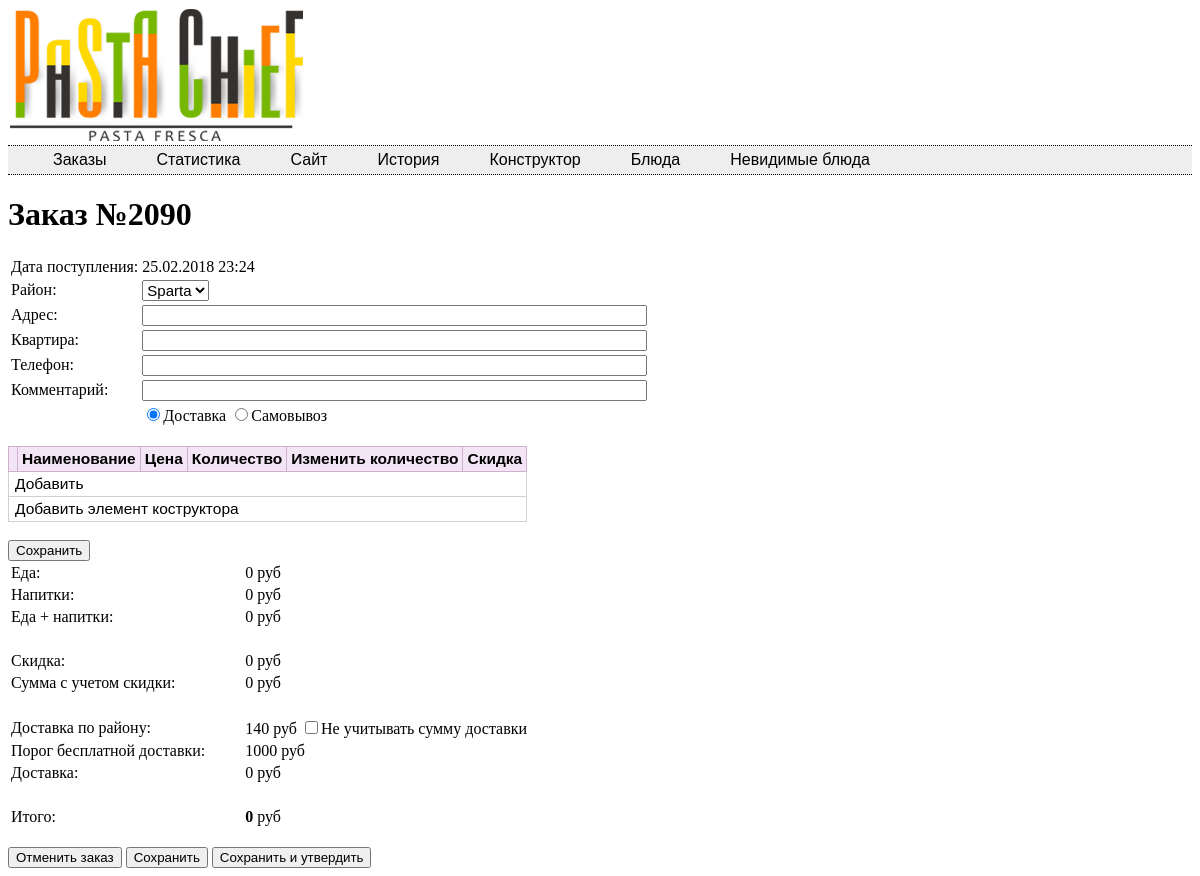
Screenshot of /admin/edit.php?order=1fb1b2425cf3df53f221ae316e8c0bea with the database file from the repository.
### tables this page shows
CREATE TABLE IF NOT EXISTS `ps_orders` (
  `oid` int(11) NOT NULL AUTO_INCREMENT,
  `ohash` varchar(55) NOT NULL,
  `ctime` int(11) NOT NULL,
  `ftime` int(11) NOT NULL,
  `related_raj` int(11) NOT NULL,
  `adr` varchar(500) NOT NULL,
  `kvart` varchar(500) NOT NULL,
  `etaj` varchar(500) NOT NULL,
  `tel` varchar(500) NOT NULL,
  `comm` text NOT NULL,
  `sum` float NOT NULL,
  `self` int(2) NOT NULL,
  `forcefreesheep` int(2) NOT NULL,
  `status` enum('PLACED','CONFIRM','CANCEL','DONE') NOT NULL,
  PRIMARY KEY (`oid`),
  UNIQUE KEY `ohash` (`ohash`)
);

CREATE TABLE IF NOT EXISTS `ps_rajs` (
  `rid` int(11) NOT NULL AUTO_INCREMENT,
  `rname` varchar(255) NOT NULL,
  `sheep` float NOT NULL,
  `freesheep` float NOT NULL,
  PRIMARY KEY (`rid`)
);

### stdlib.php (called while the page is built, shortened)
<?php
function addq1($str) {
    $str = str_replace("\\","\\\\",$str);
    $str = str_replace("'","\\'",$str);
    return $str;
}
?>

### libpastadb.php (called while the page is built, shortened)
<?php
require_once("stdlib.php");
function calc_sums($items,$self,$rship,$rfreeship,$builds = array(),$forcefreesheep = 0) {
     $buildsum = 0;
     $bdisc = 0;
    $drinks = 0;
    $other = 0;
    $subdiscounts = 0;
    $other += $buildsum;
    if ($self == 2) {
        $discount = floor($other*0.1);
        $ship = 0;
    } else {
        $discount = 0;
        if ($other<$rfreeship) $ship = $rship;
        else $ship = 0;
    }
     $discount += $subdiscounts + $bdisc;
    $regular = $drinks + $other;
    if ($regular==0) $ship = 0;
    $discounted = $regular - $discount;
    $total = $discounted + $ship;
    return array (
                  "other" => $other,
                  "drinks" => $drinks,
                  "rship" => $rship,
                  "rfreeship" => $rfreeship,
                  "ship" => $ship,
                  "discount" => $discount,
                  "regular" => $regular,
                  "discounted" => $discounted,
                  "total" => $total,
		  "buildsum" => $buildsum
                  );
}
?>

### admin/edit.php (the view, shortened to what this page needs)
<?php
require_once("../libpastadb.php");
$yasai = array();
$nicoall = array();
global $db;
if (isset($_GET['order']) || isset($_POST['ohash'])) {
        $ath9 = mysqli_query($db,"SELECT iid as id, name as name, sprice as price, 0 as cat FROM ps_items WHERE vis=1 UNION SELECT ciid as id, ciname as name, ciprice as price, cicat as cat FROM ps_constr WHERE vis=1 ORDER BY cat,name;");
        while ($lis = mysqli_fetch_array($ath9)) {
                if ($lis['cat']==0) {
                    $yasai[$lis['id']] = $lis;
                } else {
                        $nicoall[$lis['id']] = $lis;
                }
        }
}
if (isset($_POST['ohash'])) {
        $ohash = $_POST['ohash'];
        $ath = mysql_query("SELECT oid FROM ps_orders WHERE ohash = '".addq1($ohash)."';");
        if (mysql_numrows($ath)<1) die( "Заказа с таким номером не существует"); else {
                $oid = mysql_result($ath,0);
                 mysql_query("UPDATE ps_orders SET sum='0' WHERE oid = '$oid';");
                if (isset($_POST['raj']))  {$raj = $_POST['raj']+1-1; mysql_query("UPDATE ps_orders SET related_raj='$raj' WHERE oid = '$oid';");}
                if (isset($_POST['tel']))  {$tel = addq1($_POST['tel']); mysql_query("UPDATE ps_orders SET tel='$tel' WHERE oid = '$oid';");}
                if (isset($_POST['adr']))  {$adr = addq1($_POST['adr']); mysql_query("UPDATE ps_orders SET adr='$adr' WHERE oid = '$oid';");}
                if (isset($_POST['comm'])) {$comm = addq1($_POST['comm']); mysql_query("UPDATE ps_orders SET comm='$comm' WHERE oid = '$oid';");}
                if (isset($_POST['kvart'])){$kvart =addq1( $_POST['kvart']); mysql_query("UPDATE ps_orders SET kvart='$kvart' WHERE oid = '$oid';");}
                if (isset($_POST['self'])) {$self = $_POST['self']-1+1; mysql_query("UPDATE ps_orders SET self='$self' WHERE oid = '$oid';");}
                if (isset($_POST['forcefreesheep'])) { mysql_query("UPDATE ps_orders SET forcefreesheep='1' WHERE oid = '$oid';");} else { mysql_query("UPDATE ps_orders SET forcefreesheep='0' WHERE oid = '$oid';");}
               $ath2 = mysql_query("SELECT * FROM ps_it2or WHERE related_order = '$oid';");
               while ($it = mysql_fetch_array($ath2)) {
                        $ioid = $it['ioid'];
                        if (isset($_POST["item".$ioid]) && $_POST["item".$ioid]>0) {
                                $cnt = $_POST["item".$ioid]+1-1;
                                mysql_query("UPDATE ps_it2or SET cnt='$cnt' WHERE ioid = '$ioid';");
                        }
                        if (isset($_POST["discount".$ioid])) {
                                $discount = $_POST["discount".$ioid]+1-1;
                                if ($discount<0) $discount=0;
                                if ($discount>100)$discount=100;
                                mysql_query("UPDATE ps_it2or SET discount = '$discount' WHERE ioid = '$ioid';");
                        }
                        if (isset($_POST["remove".$ioid])) {
                                mysql_query("DELETE FROM ps_it2or WHERE ioid = '$ioid';");
                        }
                        if (isset($_POST["replace".$ioid])) {
                                $niid = $_POST["replace".$ioid] + 1 - 1;
                                if (isset($yasai[$niid])) {
                                        mysql_query("UPDATE ps_it2or SET related_item = '$niid', price = '".$yasai[$niid]['price']."' WHERE ioid = '$ioid';");
                                }
                        }
               }
               for ($i=0;$i<999;$i++) {
                        if (isset($_POST["newitem".$i])) {
                                $niid = $_POST["newitem".$i] + 1 - 1;
                                $ncnt = $_POST["newcnt".$i] + 1 - 1;
                                        if (isset($yasai[$niid])) {
                                               mysql_query("INSERT INTO ps_it2or VALUES('0','$oid','$niid','$ncnt','".$yasai[$niid]['price']."','0');");
                                        }
                        } else break;
               }
                  $ath7 = mysql_query("SELECT * FROM ps_bl2or WHERE related_order = '$oid';");
               while ($bbl = mysql_fetch_array($ath7)) {
                        $bbid = $bbl['bid'];
                        if (isset($_POST["build".$bbid]) && $_POST["build".$bbid]>0) {
                                $cnt = $_POST["build".$bbid]+1-1;
                                mysql_query("UPDATE ps_bl2or SET bcount='$cnt' WHERE bid = '$bbid';");
                        }
                        if (isset($_POST["bdiscount".$bbid])) {
                                $bdiscount = $_POST["bdiscount".$bbid]+1-1;
                                if ($bdiscount<0) $bdiscount=0;
                                if ($bdiscount>100)$bdiscount=100;
                                mysql_query("UPDATE ps_bl2or SET discount = '$bdiscount' WHERE bid = '$bbid';");
                        }
                        if (isset($_POST["removebuild".$bbid])) {
                                mysql_query("DELETE FROM ps_bl2or WHERE bid = '$bbid';");
                        }
               }
                $ath8 = mysql_query("SELECT * FROM ps_bl2or JOIN ps_blitems ON related_build = bid WHERE related_order = '$oid';");
               while ($bbb = mysql_fetch_array($ath8)) {
                        $biid = $bbb['biid'];
                        if (isset($_POST["bitem".$biid]) && $_POST["bitem".$biid]>0) {
                                $cnt = $_POST["bitem".$biid]+1-1;
                                mysql_query("UPDATE ps_blitems SET amount='$cnt' WHERE biid = '$biid';");
                        }
                        if (isset($_POST["removebitem".$biid])) {
                                mysql_query("DELETE FROM ps_blitems WHERE biid = '$biid';");
                        }
                        if (isset($_POST["replacebuild".$biid])) {
                                $niid = $_POST["replacebuild".$biid] + 1 - 1;
                                if (isset($nicoall[$niid])) {
                                        mysql_query("UPDATE ps_blitems SET related_constr = '$niid', cur_price = '".$nicoall[$niid]['price']."' WHERE biid = '$biid';");
                                }
                        }
               }
               $build_insert = 0;
                for ($i=0;$i<999;$i++) {
                        if (isset($_POST["newbuild".$i])) {
                                $niid = $_POST["newbuild".$i] + 1 - 1;
                                $ncnt = $_POST["newbuildcnt".$i] + 1 - 1;
                                $rbuild = $_POST["newrelatedbid".$i] + 1 - 1;
                                if ($rbuild==0) {
                                        if ($build_insert==0) {
                                                mysql_query("INSERT INTO ps_bl2or VALUES('0','$oid','1','0');");
                                                $build_insert = mysql_insert_id();
                                        }
                                        $rbuild = $build_insert;
                                }
                                        if (isset($nicoall[$niid])) {
                                               mysql_query("INSERT INTO ps_blitems VALUES('0','$rbuild','$niid','$ncnt','".$nicoall[$niid]['price']."');");
                                        }
                        } else break;
               }
                if (isset($_POST['confirm_order'])) {
                        mysql_query("UPDATE ps_orders SET status='CONFIRM' WHERE oid = '$oid';");
                        header("Location: orders.php"); goto finals;
                }
                if (isset($_POST['cancel_order'])) {
                        mysql_query("UPDATE ps_orders SET status='CANCEL' WHERE oid = '$oid';");
                        header("Location: orders.php"); goto finals;
                }
                header("Location: edit.php?order=$ohash"); goto finals;
        }
        finals:
        update_sums($oid);
        exit;
 } elseif (isset($_GET['shipped'])) {
        $ohash = addq1($_GET['shipped']);
         mysql_query("UPDATE ps_orders SET status='DONE', ftime = '".time()."' WHERE ohash = '$ohash';");
                        header("Location: orders.php"); exit;
} elseif (isset($_GET['order'])) {
        require_once("map.php");
        $ohash = $_GET['order'];
    $ath = mysqli_query($db,"SELECT * FROM ps_orders LEFT JOIN ps_rajs ON rid = related_raj WHERE ohash = '".addq1($ohash)."';");
   if (mysqli_num_rows($ath)<1) die( "Заказа с таким номером не существует"); else {
        $order = mysqli_fetch_array($ath);
        $items = array();
        $builds = array();
        $sum = calc_sums($items, $order['self'], $order['sheep'],$order['freesheep'],$builds,$order['forcefreesheep']);
        echo "<h1>Заказ №".$order['oid']."</h1>";
        echo "<form action=\"".$_SERVER['PHP_SELF']."\" method=\"POST\">";
        echo "<table>";
        echo "<tr><td>Дата поступления:</td><td>".date("d.m.Y H:i",$order['ctime'])."</td></tr>";
        $ath3 = mysqli_query($db,"SELECT * FROM ps_rajs;");
        echo "<tr><td>Район:</td><td><select name=raj>";
        while ($chan = mysqli_fetch_array($ath3)) {
            $checked = ($order['related_raj']==$chan['rid']) ? "selected" : "";
            echo "<option value=\"".$chan['rid']."\" $checked>".$chan['rname']."</option>";
        }
        echo "</select></td></tr>";
        echo "<tr><td>Адрес:</td><td>".inp($order,'adr')."</td></tr>";
        echo "<tr><td>Квартира:</td><td>".inp($order,'kvart')."</td></tr>";
        echo "<tr><td>Телефон:</td><td>".inp($order,'tel')."</td></tr>";
        echo "<tr><td>Комментарий:</td><td>".inp($order,'comm')."</td></tr>";
        $checked = " checked=\"checked\"";
        echo "<tr><td></td><td>";
        echo "<label><input type=radio name=self value=\"1\"".($order['self']==1 ? $checked : "").">Доставка</label> <label><input type=radio name=self value=\"2\"".($order['self']==2 ? $checked : "").">Самовывоз</label>";
        echo "</td></tr>";
        echo "</table><br>";
        echo "<table class=\"peertable placed\"><thead>";
                 echo "<tr>";
                 echo "<th></th>";
                 echo "<th>Наименование</th>";
                 echo "<th>Цена</th>";
                 echo "<th>Количество</th>";
                  echo "<th>Изменить количество</th>";
                  echo "<th>Скидка</th>";
                  echo "</tr></thead><tbody>";
         echo "<tr>";
         echo "<td colspan=6><a href=\"#\" onClick=\"additem(this);return false;\">Добавить</a>";
        echo "</td></tr>";
         echo "<tr>";
         echo "<td colspan=6><a href=\"#\" onClick=\"addbuild(this,0);return false;\">Добавить элемент коструктора</a>";
        echo "</td></tr>";
        echo "</tbody></table><br>";
        echo "<input type=submit value=\"Сохранить\"> ";
        echo "<table>";
        echo "<tr><td>Еда:</td><td>".$sum['other']." руб</td></tr>";
        echo "<tr><td>Напитки:</td><td>".$sum['drinks']." руб</td></tr>";
        echo "<tr><td>Еда + напитки:</td><td>".$sum['regular']." руб</td></tr>";
        echo "<tr><td></td><td>&nbsp;</td></tr>";
        echo "<tr><td>Скидка:</td><td>".$sum['discount']." руб</td></tr>";
        echo "<tr><td>Сумма с учетом скидки:</td><td>".$sum['discounted']." руб</td></tr>";
        echo "<tr><td></td><td>&nbsp;</td></tr>";
        echo "<tr><td>Доставка по району:</td><td>".$sum['rship']." руб";
        if ($order['self']==1) echo " <label><input type=checkbox name=forcefreesheep value=\"1\"".($order['forcefreesheep'] ? $checked : "").">Не учитывать сумму доставки</label>";
        echo "</td></tr>";
        echo "<tr><td>Порог бесплатной доставки:&nbsp;&nbsp;&nbsp;&nbsp;&nbsp;&nbsp;&nbsp;&nbsp;&nbsp;</td><td>".$sum['rfreeship']." руб</td></tr>";
        echo "<tr><td>Доставка:</td><td>".$sum['ship']." руб</td></tr>";
        echo "<tr><td></td><td>&nbsp;</td></tr>";
        echo "<tr><td>Итого:</td><td><b>".$sum['total']."</b> руб</td></tr>";
        echo "</table><br>";
        echo "<input type=submit name=\"cancel_order\" value=\"Отменить заказ\"> ";
        echo "<input type=submit value=\"Сохранить\"> ";
        if ($order['status']=='PLACED') echo "<input type=submit name=\"confirm_order\" value=\"Сохранить и утвердить\">";
        echo "</form>";
   }
}
function inp($order,$name) {
    return "<input type=text name=\"$name\" value=\"".htmlspecialchars($order[$name])."\" size=60>";
}
?>

### admin/map.php (style rules this page uses)
table.peertable { border-collapse: collapse; border-spacing: 2px; font-family: sans-serif; font-size: 15.5px; }
table.peertable tr { empty-cells: show; height: 25px; }
table.peertable th { background-color: #E3F0FD; border: 1px solid #B1D0EF; padding: 0px 4px; }
table.placed th { background-color: #F3E5F5; border: 1px solid #D0B0D0; padding: 0px 4px; }
table.peertable td { border: 1px solid #D0D0D0; padding: 0px 6px; }
table.peertable td a { color: black; text-decoration:none; }
td select { font-size: 15px; font-family: sans-serif; }

### rows the page displays
ps_orders: oid "2090", ctime "25.02.2018 23:24", self "☑ Доставка", self "☐ Самовывоз", ps_rajs.sheep "140", ps_rajs.freesheep "1000"

### other values shown
$b "Заказы"
$b "Статистика"
$b "Сайт"
$b "История"
$b "Конструктор"
$b "Блюда"
$b "Невидимые блюда"
$sum['other'] "0"
$sum['drinks'] "0"
$sum['regular'] "0"
$sum['discount'] "0"
$sum['discounted'] "0"
$sum['ship'] "0"
$sum['total'] "0"
form field raj "Sparta"
